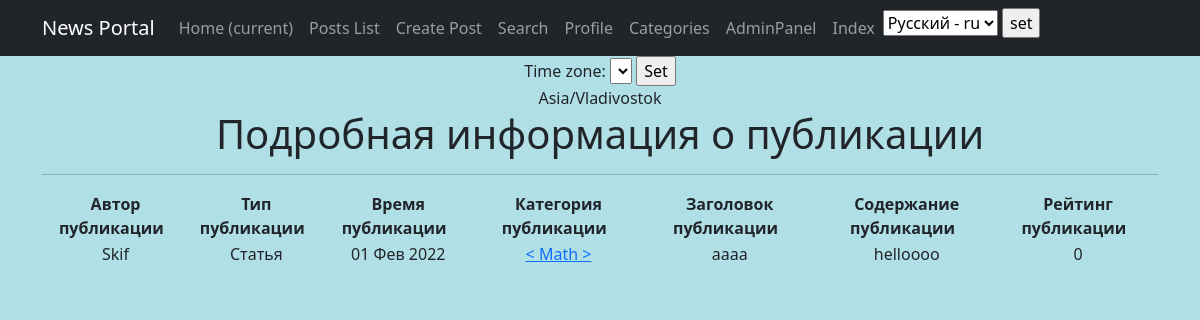
Page /posts/25/ on the earlier database version.
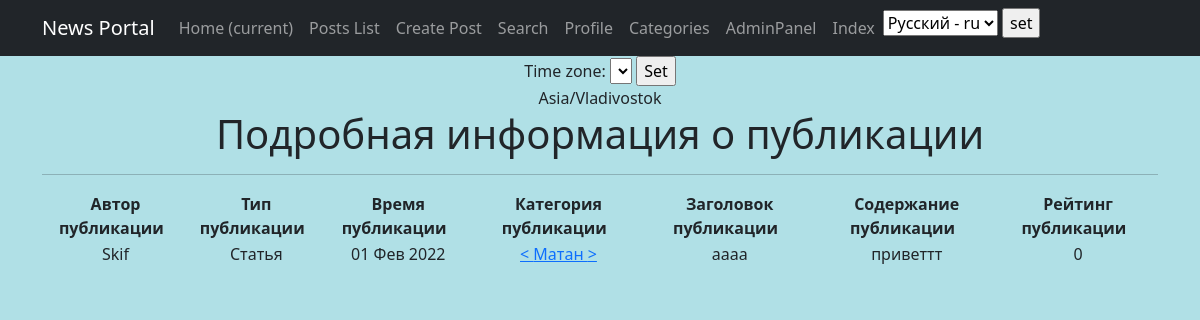
Same page on the later database version.
### news/models.py (models this page shows, shortened)
class Post(models.Model):
    article = 'AR'
    news = 'NW'
    kind = [
        (article, 'Статья'),
        (news, 'Новость')
    ]
    author = models.ForeignKey(Author, on_delete=models.CASCADE)
    view = models.CharField(max_length=2, choices=kind, default=article)
    time_of_creation = models.DateTimeField(auto_now_add=True)
    post_category = models.ForeignKey(Category, on_delete=models.CASCADE, verbose_name='Категория(category)')
    title = models.CharField(max_length=128)
    text = models.TextField()
    post_rating = models.IntegerField(default=0)
    class Meta:
        verbose_name = 'Публикация'
        verbose_name_plural = 'Публикации'

class Category(models.Model):
    name = models.CharField(max_length=64, unique=True)
    subscribers = models.ManyToManyField(User, through='CategorySubscribers')
    class Meta:
        verbose_name = 'Категория'
        verbose_name_plural = 'Категории'
    def __str__(self):
        return f'{self.name}'

class Author(models.Model):
    author_user = models.OneToOneField(User, on_delete=models.CASCADE)
    author_rating = models.IntegerField(default=0)
    class Meta:
        verbose_name = 'Автор'
        verbose_name_plural = 'Авторы'
    def __str__(self):
        return f'{self.author_user}'

### news/views.py (the view)
# urls.py: path('<int:pk>/', PostDetailView.as_view(), name='post_detail'),
class PostDetailView(DetailView):
    template_name = 'news/post_detail.html'
    queryset = Post.objects.all()
    def get_object(self, *args, **kwargs):  # переопределяем метод получения объекта, как ни странно
        obj = cache.get(f'post-{self.kwargs["pk"]}', None)  # кэш очень похож на словарь, и метод get действует также.
        if not obj:
            obj = super().get_object(*args, **kwargs)
            cache.set(f'post-{self.kwargs["pk"]}', obj)
        return obj

### news/templatetags/custom_filters.py (called while the page is built)
@register.filter(name='censor')
def censor(value):
    censor_list = ['мат']
    text = value.split()
    for word in text:
        if word.lower() in censor_list:
            value = value.replace(word, '[CENSORED]')
    return value

### templates/news/post_detail.html (shortened to what this page needs)
{% extends 'default.html' %}
{% load custom_filters %}
{% load i18n %}
{% block content %}
<h1>Подробная информация о публикации</h1>
  <hr>
<table>
    <thead>
        <th>
            <b>Автор публикации &nbsp </b>
        </th>
        <th>
            <b>Тип публикации &nbsp </b>
        </th>
        <th>
            <b>Время публикации &nbsp </b>
        </th>
        <th>
            <b>Категория публикации &nbsp </b>
        </th>
        <th>
            <b>Заголовок публикации &nbsp </b>
        </th>
        <th>
            <b>Содержание публикации &nbsp </b>
        </th>
        <th>
            <b>Рейтинг публикации &nbsp </b>
        </th>
    </thead>
    <tr>
        <td>
            {{ post.author }}
        </td>
        <td>
            {{ post.get_view_display}}
        </td>
        <td>
            {{ post.time_of_creation|date:'d M Y' }}
        </td>
        <td>
            <a href="{% url 'category_subscription' post.post_category.id %}"> < {{ post.post_category }} > </a>
        </td>
        <td>
            {{ post.title }}
        </td>
        <td>
            {{ post.text|truncatechars:50|censor  }}
        </td>
        <td>
            {{ post.post_rating }}
        </td>
    </tr>
</table>
<br>
{% endblock content %}

Differences in the rows shown:
changed Post "Статья": post_category "Math" → "Матан"; text|censor "helloooo" → "приветтт"
